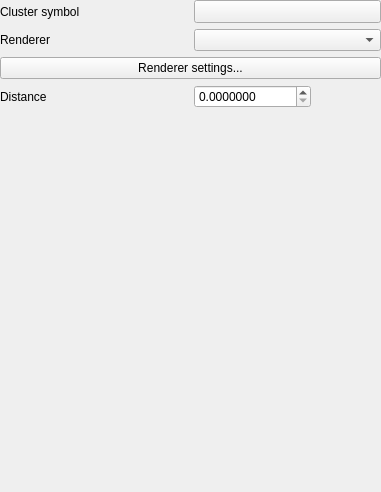
<?xml version="1.0" encoding="UTF-8"?>
<ui version="4.0">
 <class>QgsPointClusterRendererWidgetBase</class>
 <widget class="QWidget" name="QgsPointClusterRendererWidgetBase">
  <property name="geometry">
   <rect>
    <x>0</x>
    <y>0</y>
    <width>381</width>
    <height>492</height>
   </rect>
  </property>
  <property name="windowTitle">
   <string>Form</string>
  </property>
  <layout class="QGridLayout" name="gridLayout_3">
   <property name="leftMargin">
    <number>0</number>
   </property>
   <property name="topMargin">
    <number>0</number>
   </property>
   <property name="rightMargin">
    <number>0</number>
   </property>
   <property name="bottomMargin">
    <number>0</number>
   </property>
   <item row="2" column="1">
    <widget class="QComboBox" name="mRendererComboBox"/>
   </item>
   <item row="6" column="0">
    <widget class="QLabel" name="mDistanceToleranceLabel">
     <property name="text">
      <string>Distance</string>
     </property>
    </widget>
   </item>
   <item row="4" column="0" colspan="2">
    <widget class="QPushButton" name="mRendererSettingsButton">
     <property name="text">
      <string>Renderer settings...</string>
     </property>
    </widget>
   </item>
   <item row="6" column="1">
    <layout class="QHBoxLayout" name="horizontalLayout">
     <item>
      <widget class="QgsDoubleSpinBox" name="mDistanceSpinBox">
       <property name="decimals">
        <number>7</number>
       </property>
       <property name="maximum">
        <double>999999999.000000000000000</double>
       </property>
      </widget>
     </item>
     <item>
      <widget class="QgsUnitSelectionWidget" name="mDistanceUnitWidget" native="true">
       <property name="focusPolicy">
        <enum>Qt::StrongFocus</enum>
       </property>
      </widget>
     </item>
    </layout>
   </item>
   <item row="7" column="0">
    <spacer name="verticalSpacer">
     <property name="orientation">
      <enum>Qt::Vertical</enum>
     </property>
     <property name="sizeHint" stdset="0">
      <size>
       <width>20</width>
       <height>40</height>
      </size>
     </property>
    </spacer>
   </item>
   <item row="2" column="0">
    <widget class="QLabel" name="mRendererLabel">
     <property name="text">
      <string>Renderer</string>
     </property>
    </widget>
   </item>
   <item row="0" column="0">
    <widget class="QLabel" name="mCenterSymbolLabel">
     <property name="text">
      <string>Cluster symbol</string>
     </property>
    </widget>
   </item>
   <item row="0" column="1">
    <widget class="QgsSymbolButton" name="mCenterSymbolToolButton">
     <property name="sizePolicy">
      <sizepolicy hsizetype="Preferred" vsizetype="Fixed">
       <horstretch>0</horstretch>
       <verstretch>0</verstretch>
      </sizepolicy>
     </property>
     <property name="text">
      <string/>
     </property>
    </widget>
   </item>
  </layout>
 </widget>
 <customwidgets>
  <customwidget>
   <class>QgsDoubleSpinBox</class>
   <extends>QDoubleSpinBox</extends>
   <header>qgsdoublespinbox.h</header>
  </customwidget>
  <customwidget>
   <class>QgsSymbolButton</class>
   <extends>QToolButton</extends>
   <header>qgssymbolbutton.h</header>
  </customwidget>
  <customwidget>
   <class>QgsUnitSelectionWidget</class>
   <extends>QWidget</extends>
   <header>qgsunitselectionwidget.h</header>
   <container>1</container>
  </customwidget>
 </customwidgets>
 <tabstops>
  <tabstop>mCenterSymbolToolButton</tabstop>
  <tabstop>mRendererComboBox</tabstop>
  <tabstop>mRendererSettingsButton</tabstop>
  <tabstop>mDistanceSpinBox</tabstop>
  <tabstop>mDistanceUnitWidget</tabstop>
 </tabstops>
 <resources/>
 <connections/>
</ui>
